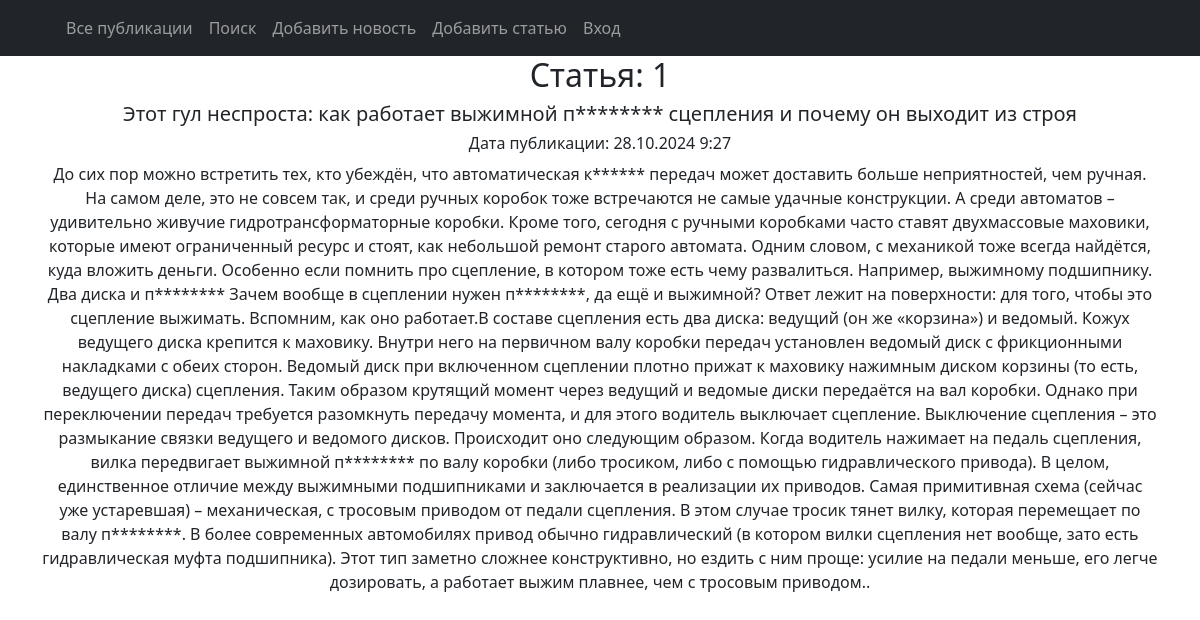
/1/, run on the app's committed database.
### news/models.py (models this page shows, shortened)
class Post(models.Model):
    article = 'ART'
    news = 'NEW'
    TYPE = [
        (article, 'Статья'),
        (news, 'Новость'),
    ]
    post_author = models.ForeignKey(Author, on_delete=models.CASCADE)
    post_type = models.CharField(max_length=3, choices=TYPE, default=article)
    post_time = models.DateTimeField(auto_now_add=True)
    post_category = models.ManyToManyField(Category, through='PostCategory')
    post_title = models.CharField(max_length=255)
    post_text = models.TextField()
    post_rating = models.IntegerField(default=0)

### news/views.py (the view)
# urls.py: path('<int:pk>/', PostDetail.as_view(), name='post_detail'),
class PostDetail(DetailView):
    model = Post
    template_name = 'post.html'
    context_object_name = 'post'

### news/templatetags/custom_filters.py (called while the page is built)
@register.filter()
def censor(text):
    CENS_WORDS = ['подшипник', 'коробка', 'видеорегистратор', 'транспорт', 'безопасность', 'также', 'видео',
                  'отставание', 'место']
    if type(text) != str:
        raise TypeException(f'Недопустимый формат данных (string)!')
    lst = []
    st = ''
    i = 0
    for sym in text:
        i += 1
        if sym.isalpha():
            st += sym
            if i == len(text):
                lst.append(st)
        else:
            if len(st):
                lst.append(st)
            lst.append(sym)
            st = ''
    for i in range(len(lst)):
        if lst[i].lower() in CENS_WORDS:
            lst[i] = lst[i].replace(lst[i], lst[i][:1] + "*" * (len(lst[i]) - 1))
    censored_text = ''
    for word in lst:
        censored_text += word
    return f'{censored_text}'

### templates/post.html (shortened to what this page needs)
{% extends 'flatpages/default.html' %}
{% load custom_filters %}
{% block content %}
    {% if post.post_type == 'NEW' %}
        <h2>Новость: {{ post.id }}</h2>
    {% else %}
        <h2>Статья: {{ post.id }}</h2>
    {% endif %}
    <h5>{{ post.post_title|censor }}</h5>
    <h6>Дата публикации: {{ post.post_time|date:'d.m.Y G:i' }}</h6>
    {{ post.post_text|censor }}
{% endblock content %}

### data on the page
Post: id "1", post_title|censor "Этот гул неспроста: как работает выжимной п******** сцепления и почему он выходит из строя", post_time "28.10.2024 9:27", post_text|censor "До сих пор можно встретить тех, кто убеждён, что автоматическая к****** передач может доставить больше неприятностей, чем ручная. На самом деле, это не совсем так, и среди ручных коробок тоже встречаются не самые удачные конструкции. А среди автоматов – удивительно живучие гидротрансформаторные коробки. Кроме того, сегодня с ручными коробками часто ставят двухмассовые маховики, которые имеют ограниченный ресурс и стоят, как небольшой ремонт старого автомата. Одним словом, с механикой тоже всегда найдётся, куда вложить деньги. Особенно если помнить про сцепление, в котором тоже есть чему развалиться. Например, выжимному подшипнику. Два диска и п******** Зачем вообще в сцеплении нужен…"
